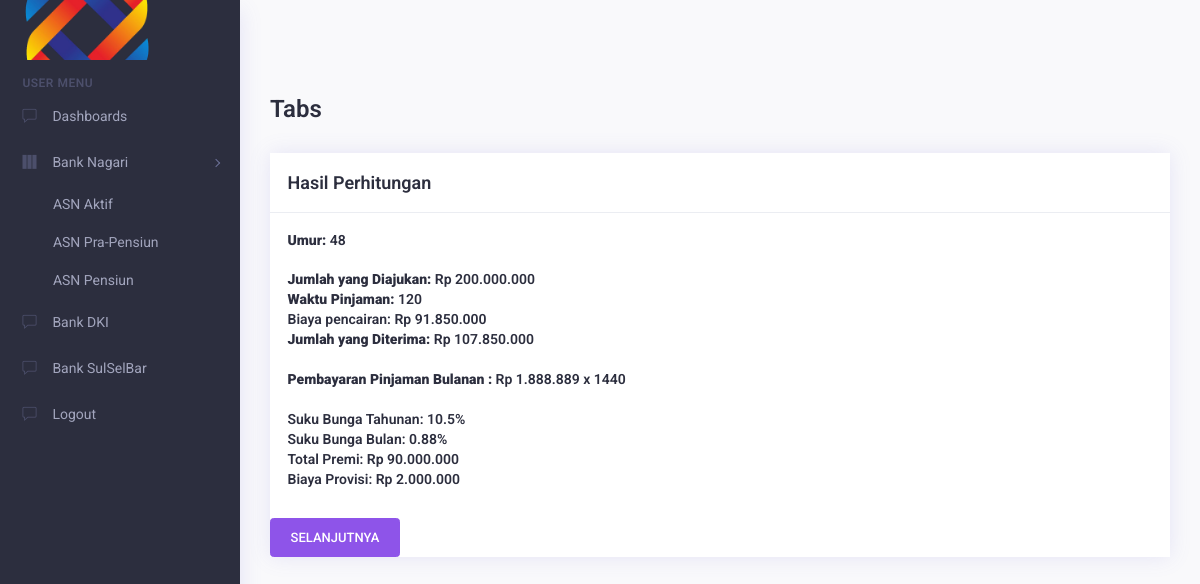
The app's page /user_page5.php (signed in), older data.
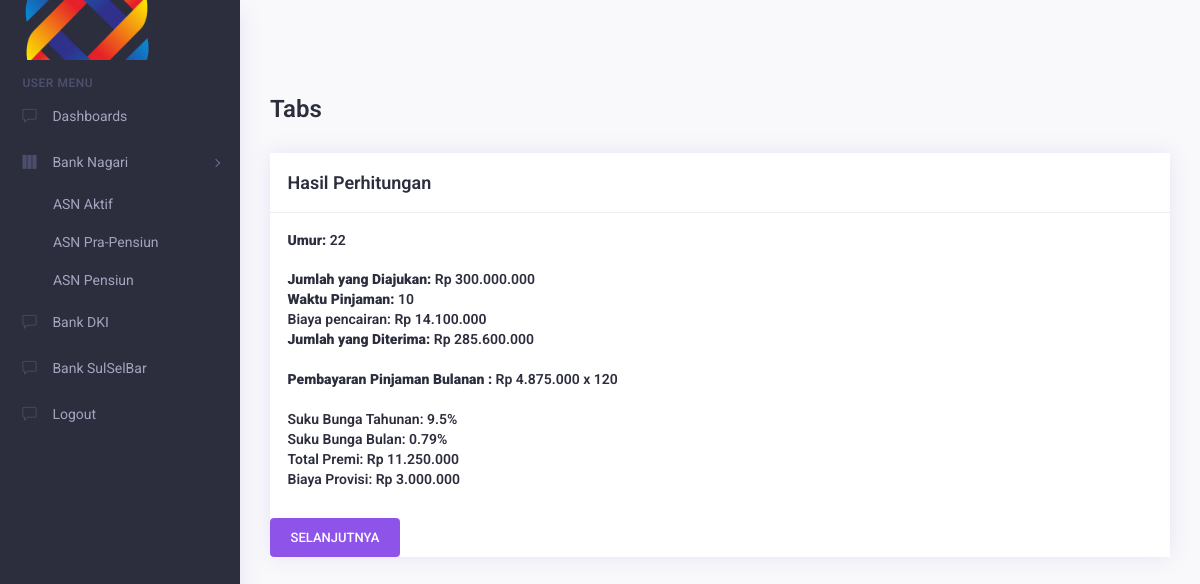
The same page, newer data.
### tables this page shows
CREATE TABLE `temp_form4` (
  `id_pengajuan` int(255) NOT NULL,
  `jumlah_pinjaman` int(255) NOT NULL,
  `waktu_pinjaman` int(255) NOT NULL,
  `umur_pengajuan` int(11) NOT NULL,
  `kode_marketing` varchar(255) NOT NULL
);

### user_page5.php (the view, shortened to what this page needs)
<?php
@include 'config.php';
?>
<!DOCTYPE html>
<html lang="en">
<head>
    <link rel="stylesheet" type="text/css" href="assets/css/vendors.css" />
    <link rel="stylesheet" type="text/css" href="assets/css/style.css" />
</head>
<body>
    <div class="app">
        <div class="app-wrap">
            <header class="app-header top-bar">
                <nav class="navbar navbar-expand-md">
                    <div class="navbar-header d-flex align-items-center">
                        <a class="navbar-brand" href="index.html">
                            <img src="assets/img/logos.png" class="img-fluid logo-desktop" alt="logo" />
                        </a>
                    </div>
                </nav>
            </header>
            <div class="app-container">
                <aside class="app-navbar">
                    <div class="sidebar-nav scrollbar scroll_light">
                        <ul class="metismenu " id="sidebarNav">
                            <li class="nav-static-title">User Menu</li>
                            <li><a href="dashboard_user.php" aria-expanded="false"><i class="nav-icon ti ti-comment"></i><span class="nav-title">Dashboards</span></a> </li>
                            <li>
                                <a class="has-arrow" href="javascript:void(0)" aria-expanded="false"><i class="nav-icon ti ti-layout-column3-alt"></i><span class="nav-title">Bank Nagari</span></a>
                                <ul aria-expanded="false">
                                    <li> <a href="user_page.php">ASN Aktif</a> </li>
                                    <li> <a href="user_page.php">ASN Pra-Pensiun </a> </li>
                                    <li> <a href="user_page.php">ASN Pensiun</a> </li>
                                </ul>
                            </li>
                            <li><a href="#" aria-expanded="false"><i class="nav-icon ti ti-comment"></i><span class="nav-title">Bank DKI</span></a> </li>
                            <li><a href="#" aria-expanded="false"><i class="nav-icon ti ti-comment"></i><span class="nav-title">Bank SulSelBar</span></a> </li>
                            <li><a href="logout.php" aria-expanded="false"><i class="nav-icon ti ti-comment"></i><span class="nav-title">Logout</span></a> </li>
                        </ul>
                    </div>
                </aside>
            </div>
            <div class="app-main" id="main">
                <div class="container-fluid">
                    <div class="row">
                        <div class="col-md-12 m-b-30">
                            <div class="d-block d-sm-flex flex-nowrap align-items-center">
                                <div class="page-title mb-2 mb-sm-0">
                                    <h1>Tabs</h1>
                                </div>
                            </div>
                        </div>
                    </div>
                    <div class="row tabs-contant">
                        <div class="col-xxl-12">
                            <div class="card card-statistics">
                                <form action="" method="post">
                                    <div class="card-header">
                                        <div class="card-heading">
                                            <h4 class="card-title">Hasil Perhitungan</h4>
                                        </div>
                                    </div>
                                    <div class="card-body">
                                    <?php
                                    $sql5 = "SELECT * FROM temp_form4 ORDER BY id_pengajuan DESC LIMIT 1";
                                    $result5 = $conn->query($sql5);
                                    if ($result5->num_rows > 0) {
                                        $row = $result5->fetch_assoc();
                                    } else {
                                        echo "No data found.";
                                    }
                                    ?>
                                    <h5>
                                        <?php
                                        $umur = $row['umur_pengajuan'];
                                        $pinjaman = $row['jumlah_pinjaman'];
                                        $wpinjaman = $row['waktu_pinjaman'];
                                        $jpersen = 0.0;
                                        if ($wpinjaman>=1 && $wpinjaman<=5) {
                                            $jpersen = 9;
                                        } elseif($wpinjaman>=6 && $wpinjaman<=10) {
                                            $jpersen = 9.5;
                                        } else{
                                            $jpersen = 10.5;
                                        }
                                        $totalbunga = ($pinjaman*$jpersen)/100*$wpinjaman;
                                        $premi = 0.00375*$pinjaman*$wpinjaman;
                                        $biayaprovisi = $pinjaman*0.01;
                                        $jmlhditerima = $pinjaman - $premi - $biayaprovisi - 150000;
                                        $bungabulanan = $jpersen / 12;
                                        $biayapencairan= $premi + $biayaprovisi - 150000;
                                        $pembayaranbulanan= ($pinjaman + $totalbunga) / ($wpinjaman * 12);
                                        $jumlahcicilanbulanan= $wpinjaman*12 ;
                                        $bungabulanan_persen = number_format($bungabulanan, 2, '.', '') ;
                                        $pembayaranbulanan_format = number_format($pembayaranbulanan, 0, ',', '.');
                                        $pinjaman_format = number_format($pinjaman, 0, ',', '.');
                                        $biayapencairan_format = number_format($biayapencairan, 0, ',', '.');
                                        $jmlhditerima_format = number_format($jmlhditerima, 0, ',', '.');
                                        $premi_format = number_format($premi, 0, ',', '.');
                                        $biayaprovisi_format = number_format($biayaprovisi, 0, ',', '.');
                                        echo "<strong>Umur:</strong> {$umur} <br>";
                                        echo "<br>";
                                        echo "<strong>Jumlah yang Diajukan:</strong> Rp {$pinjaman_format} <br>";
                                        echo "<strong>Waktu Pinjaman:</strong> {$wpinjaman} <br>";
                                        echo "Biaya pencairan: Rp {$biayapencairan_format}<br>";
                                        echo "<strong>Jumlah yang Diterima:</strong> Rp {$jmlhditerima_format} <br>";
                                        echo "<br>";
                                        echo "<strong>Pembayaran Pinjaman Bulanan :</strong> Rp {$pembayaranbulanan_format} x {$jumlahcicilanbulanan} <br>";
                                        echo "<br> Suku Bunga Tahunan: {$jpersen}%";
                                        echo "<br> Suku Bunga Bulan: {$bungabulanan_persen}%";
                                        echo "<br> Total Premi: Rp {$premi_format} ";
                                        echo "<br>";
                                        echo "Biaya Provisi: Rp {$biayaprovisi_format}";
                                        echo "<br>";
                                        ?>
                                    </h5>
                                    </div>
                                    <input type="submit" name="submit" value="Selanjutnya" class="btn btn-primary text-uppercase">
                                </form>
                            </div>
                        </div>
                    </div>
                </div>
            </div>
        </div>
    </div>
</body>
</html>

Row changes from the older to the newer data that the page shows:
removed temp_form4: umur_pengajuan "48", jumlah_pinjaman "200.000.000", waktu_pinjaman "120", biayapencairan_format "91.850.000", jmlhditerima_format "107.850.000", pembayaranbulanan_format "1.888.889", waktu_pinjaman "1440", waktu_pinjaman "10.5", waktu_pinjaman "0.88", premi_format "90.000.000", jumlah_pinjaman "2.000.000"
added temp_form4: umur_pengajuan "22", jumlah_pinjaman "300.000.000", waktu_pinjaman "10", biayapencairan_format "14.100.000", jmlhditerima_format "285.600.000", pembayaranbulanan_format "4.875.000", waktu_pinjaman "120", waktu_pinjaman "9.5", waktu_pinjaman "0.79", premi_format "11.250.000", jumlah_pinjaman "3.000.000"
